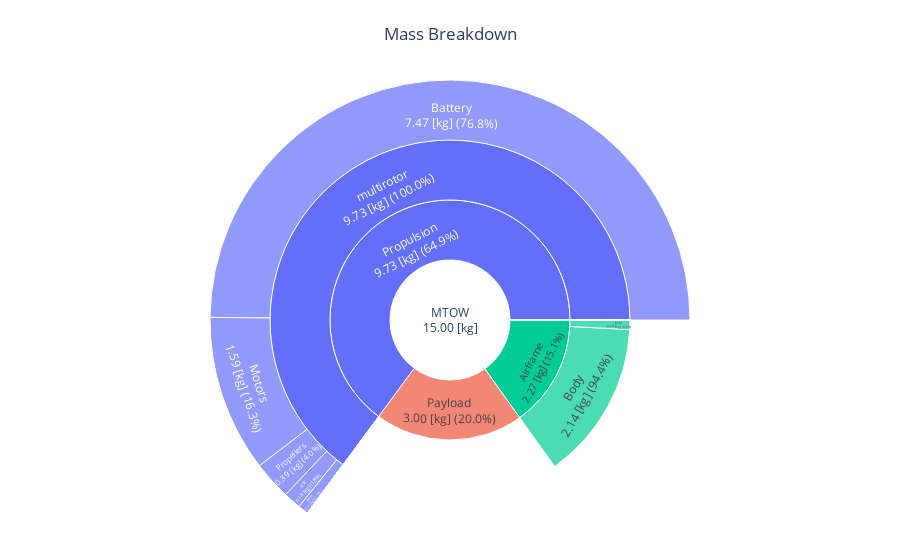

Here is the notebook cell this chart was saved with:
### Code cell
fig = mass_breakdown_sun_plot_drone(DJI_M600_OUTPUT_FILE)
fig.show()

### Figure 1 — Plotly figure (JSON) as saved in the notebook; plotly's stock layout.template omitted (floating-point values rounded to 4 significant figures)
{"data": [{"branchvalues": "total", "labels": ["MTOW<br>15.00 [kg]", "Payload<br>3.00 [kg] (20.0%)", "Fuel mission<br>0.00 [kg] (0.0%)", "Propulsion<br>9.73 [kg] (64.9%)", "Airframe<br>2.27 [kg] (15.1%)", "multirotor<br>9.73 [kg] (100.0%)", "Propellers<br>0.39 [kg] (4.0%)", "Motors<br>1.59 [kg] (16.3%)", "Gearboxes<br>0.00 [kg] (0.0%)", "esc<br>0.18 [kg] (1.8%)", "Battery<br>7.47 [kg] (76.8%)", "Wires<br>0.11 [kg] (1.1%)", "fixedwing<br>0.00 [kg] (0.0%)", "Propellers<br>0.00 [kg] (0.0%)", "Motors<br>0.00 [kg] (0.0%)", "Gearboxes<br>0.00 [kg] (0.0%)", "esc<br>0.00 [kg] (0.0%)", "Battery<br>0.00 [kg] (0.0%)", "Wires<br>0.00 [kg] (0.0%)", "Body<br>2.14 [kg] (94.4%)", "Arms<br>0.13 [kg] (5.6%)", "Wing<br>0.00 [kg] (0.0%)", "Fuselage<br>0.00 [kg] (0.0%)", "HTP<br>0.00 [kg] (0.0%)", "VTP<br>0.00 [kg] (0.0%)"], "parents": ["", "MTOW<br>15.00 [kg]", "MTOW<br>15.00 [kg]", "MTOW<br>15.00 [kg]", "MTOW<br>15.00 [kg]", "Propulsion<br>9.73 [kg] (64.9%)", "multirotor<br>9.73 [kg] (100.0%)", "multirotor<br>9.73 [kg] (100.0%)", "multirotor<br>9.73 [kg] (100.0%)", "multirotor<br>9.73 [kg] (100.0%)", "multirotor<br>9.73 [kg] (100.0%)", "multirotor<br>9.73 [kg] (100.0%)", "Propulsion<br>9.73 [kg] (64.9%)", "fixedwing<br>0.00 [kg] (0.0%)", "fixedwing<br>0.00 [kg] (0.0%)", "fixedwing<br>0.00 [kg] (0.0%)", "fixedwing<br>0.00 [kg] (0.0%)", "fixedwing<br>0.00 [kg] (0.0%)", "fixedwing<br>0.00 [kg] (0.0%)", "Airframe<br>2.27 [kg] (15.1%)", "Airframe<br>2.27 [kg] (15.1%)", "Airframe<br>2.27 [kg] (15.1%)", "Airframe<br>2.27 [kg] (15.1%)", "Airframe<br>2.27 [kg] (15.1%)", "Airframe<br>2.27 [kg] (15.1%)"], "type": "sunburst", "values": [15.0, 3, 0, 9.731, 2.269, 9.731, 0.3893, 1.585, 0, 0.1768, 7.474, 0.1063, 0, 0, 0, 0, 0, 0, 0, 2.141, 0.1281, 0, 0, 0, 0]}], "layout": {"autosize": true, "margin": {"b": 0, "l": 0, "r": 0, "t": 80}, "title": {"text": "Mass Breakdown", "x": 0.5}}}
